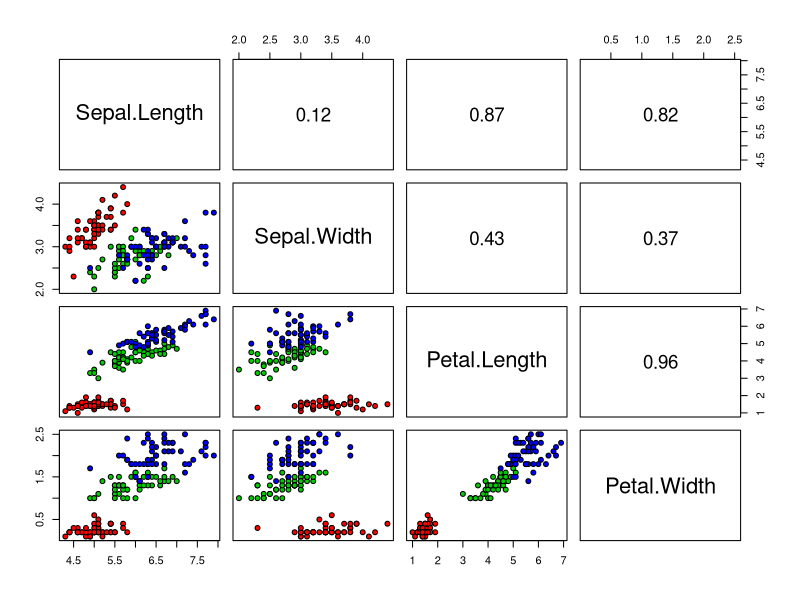

Reproduce this figure in R. (Note: this script raises an error after producing the figure.)
#
# Análisis de Discriminación Lineal (ADL)
# Variables: iris
#

library(MASS)
attach(iris)

datos <- iris

# Scatterplot con grupos y correlaciones
panel.pearson <- function(x, y, ...) {
    horizontal <- (par("usr")[1] + par("usr")[2]) / 2
    vertical <- (par("usr")[3] + par("usr")[4]) / 2
    text(horizontal,
         vertical,
         format(abs(cor(x, y)), digits = 2),
         cex = 1.7)
}
pairs(datos[1:4],
      pch = 21,
      bg = c("red","green3","blue")[unclass(datos$Species)],
      upper.panel = panel.pearson)

# ADL
datos.adl <- lda(Species ~ .,
    data = datos,
    na.action = "na.omit")

# Resultados
datos.adl

# Resultados de clasificación
ct <- table(datos$Species, datos.adl$class)
ct
prop.table(ct, 1)

# Porcentage de clasificaciones correctas
sum(diag(prop.table(ct)))

# Gráfica fácil
plot(datos.adl)

# Scatterplot con las primeras dos
# fuciones discriminantes
proyecciones <- cbind(scale(as.matrix(iris[, -5]), scale = FALSE) %*% datos.adl$scaling, iris[, 5, drop = FALSE])
ggplot(data = proyecciones,
    aes(x = LD1, y = LD2, col = Species)) + geom_point()

# Densidades en la primer función discriminante
plot(datos.adl, dimen = 1, type = "both")
